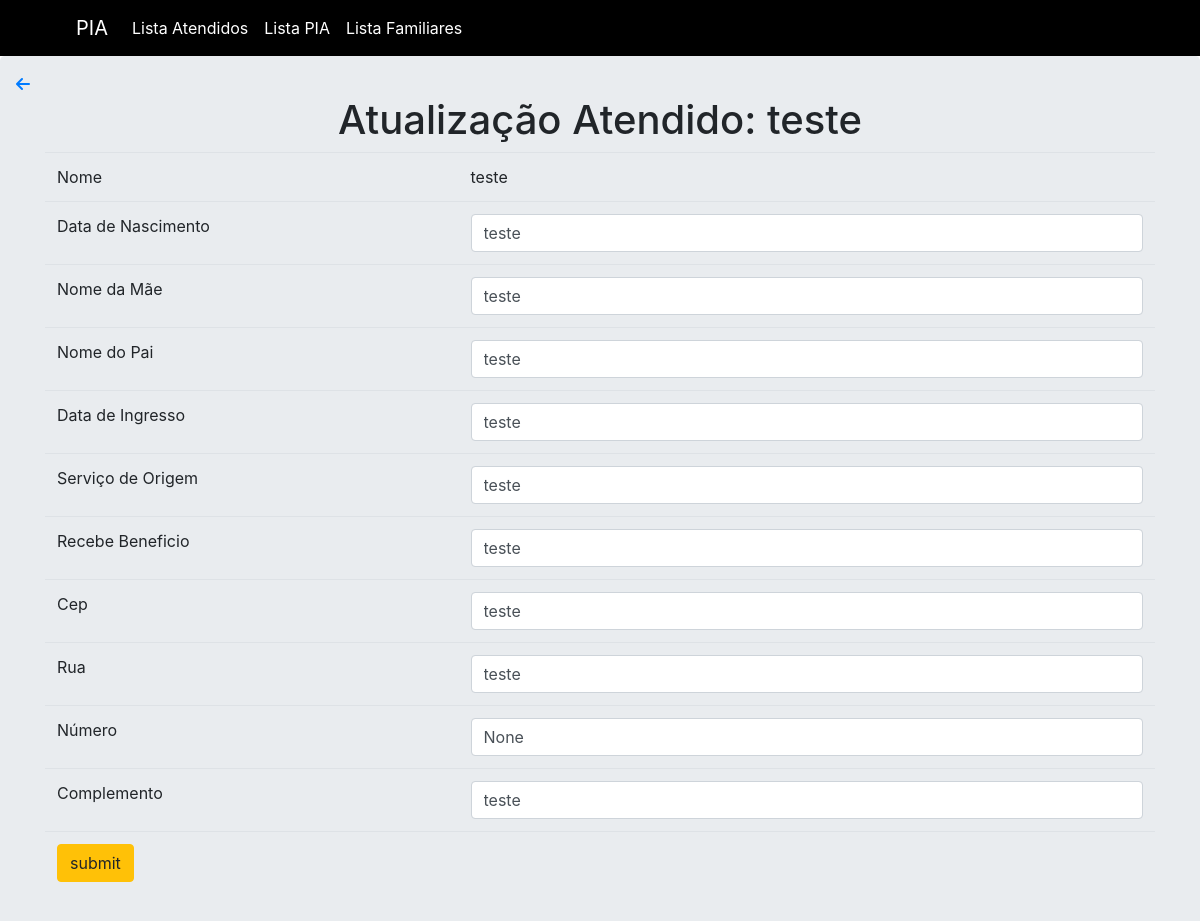
The page /3/edit on the database its author committed.
### models.py (models this page shows, shortened)
class Paciente(db.Model):
    __tablename__ = "pacientes"
    id = db.Column('id', db.Integer, primary_key=True)
    nome = db.Column(db.String(150))
    dtNasc = db.Column(db.String(150))
    nomeMae = db.Column(db.String(150))
    nomePai = db.Column(db.String(150))
    dataIngresso = db.Column(db.String(150))
    servicoOrigem = db.Column(db.String(150))
    recebeBeneficio = db.Column(db.String(150))
    cep = db.Column(db.String(150))
    rua = db.Column(db.String(150))
    numero = db.Column(db.String(150))
    complemento = db.Column(db.String(150))

### app.py (the view, shortened to what this page needs)
@app.route('/<int:id>/edit', methods=['GET', 'POST'])
def update(id):
    pacientes = Paciente.query.get(id)
    return render_template('atualizarPaciente.html', pacientes=pacientes)

### app.py (called while the page is built)
@app.before_request
def create_table():
    db.create_all()

### templates/atualizarPaciente.html (shortened to what this page needs)
{% extends 'base.html' %}
{% block body %}
<div class="jumbotron p-3">
    <div class="well text-left">
    <a href="/"> <i class="fa-solid fa-arrow-left"></i></a> </div>
        <div class="well text-center">
    <div class="well text-center">
 <h1> Atualização Atendido: {{pacientes.nome}}</h1>
    </div>
</div>
<div class="container">
<form action='' method = "POST">
<table class="table">
    <tr>
        <td>Nome</td>
        <td>{{pacientes.nome}}
</td>
    </tr>
    <tr>
        <td>Data de Nascimento</td>
        <td><input type="text" name="dtNasc" id="dtNasc" value="{{pacientes.dtNasc}}" class="form-control"></td>
    </tr>
    <tr>
        <td>Nome da Mãe</td>
        <td><input type="text" name="nomeMae" id="nomeMae" value="{{pacientes.nomeMae}}" class="form-control"></td>
    </tr>
    <tr>
        <td>Nome do Pai</td>
        <td><input type="text" name="nomePai" id="nomePai" value="{{pacientes.nomePai}}" class="form-control"></td>
    </tr>
    <tr>
        <td>Data de Ingresso</td>
        <td>
       <input type="text" name="dataIngresso" id="dataIngresso" value="{{pacientes.dataIngresso}}" class="form-control">
        </td>
    <tr>
        <td>Serviço de Origem</td>
        <td>
 <input type="text" name="servicoOrigem" id="servicoOrigem" value="{{pacientes.servicoOrigem}}" class="form-control">        </td>
    <tr>
        <td>Recebe Beneficio</td>
        <td>
<input type="text" name="recebeBeneficio" id="recebeBeneficio" value="{{pacientes.recebeBeneficio}}" class="form-control">        </td>
    <tr>
        <td>Cep</td>
        <td>
<input type="text" name="cep" id="cep" value="{{pacientes.cep}}" class="form-control">        </td>
    <tr>
        <td>Rua</td>
        <td>
<input type="text" name="rua" id="rua" value="{{pacientes.rua}}" class="form-control">        </td>
    <tr>
        <td>Número</td>
        <td>
<input type="text" name="numero" id="numero" value="{{pacientes.numero}}" class="form-control">        </td>
    <tr>
    <tr>
        <td>Complemento</td>
        <td>
<input type="text" name="complemento" id="complemento" value="{{pacientes.complemento}}" class="form-control">    <tr>
        <td colspan="2">
            <input type="submit" name="submit" value="submit" class="btn btn-warning">
        </td>
    </tr>
</table>
  </form>
</div>
{% endblock %}

### rows shown on the page
Paciente: nome "teste", dtNasc "teste", nomeMae "teste", nomePai "teste", dataIngresso "teste", servicoOrigem "teste", recebeBeneficio "teste", cep "teste", rua "teste", numero "None", complemento "teste"
